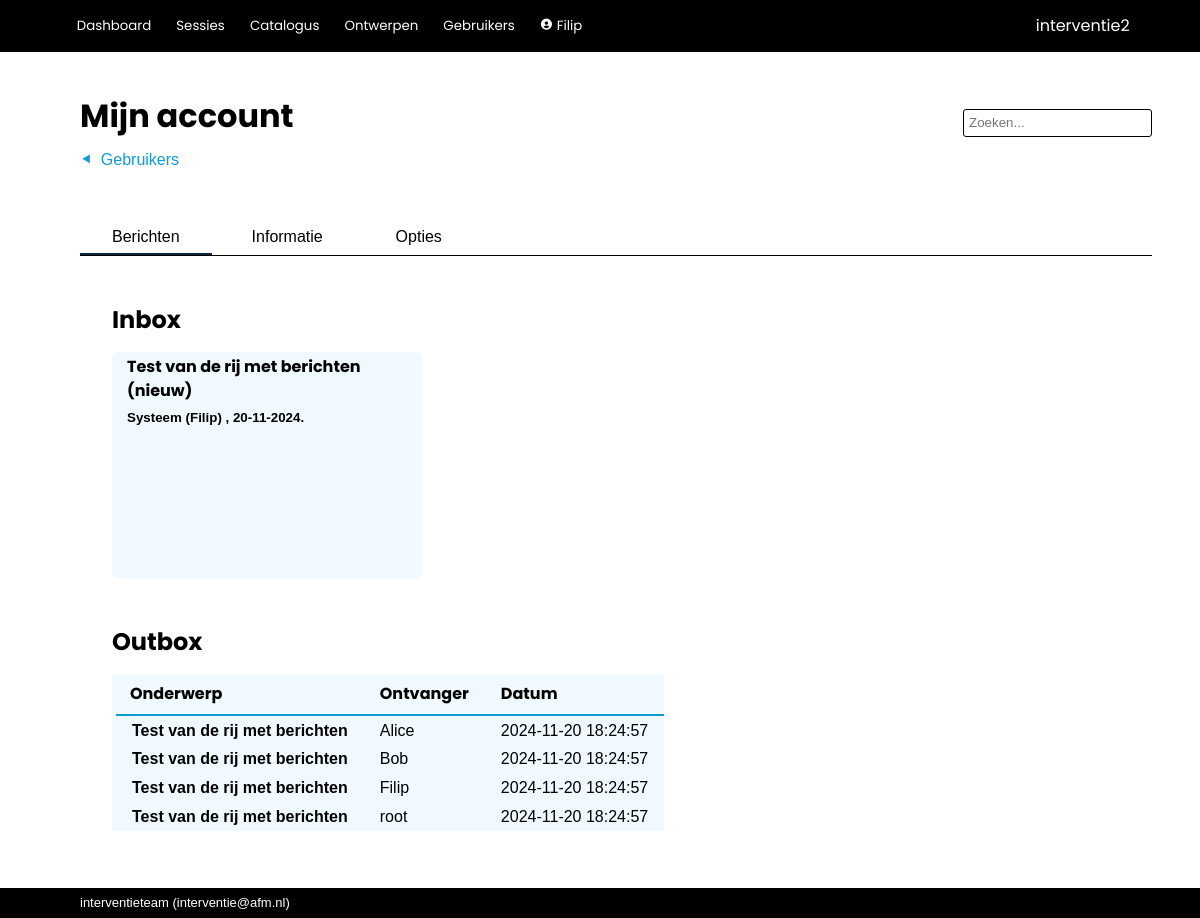
Before: /admin/user (signed in) with the older database file.
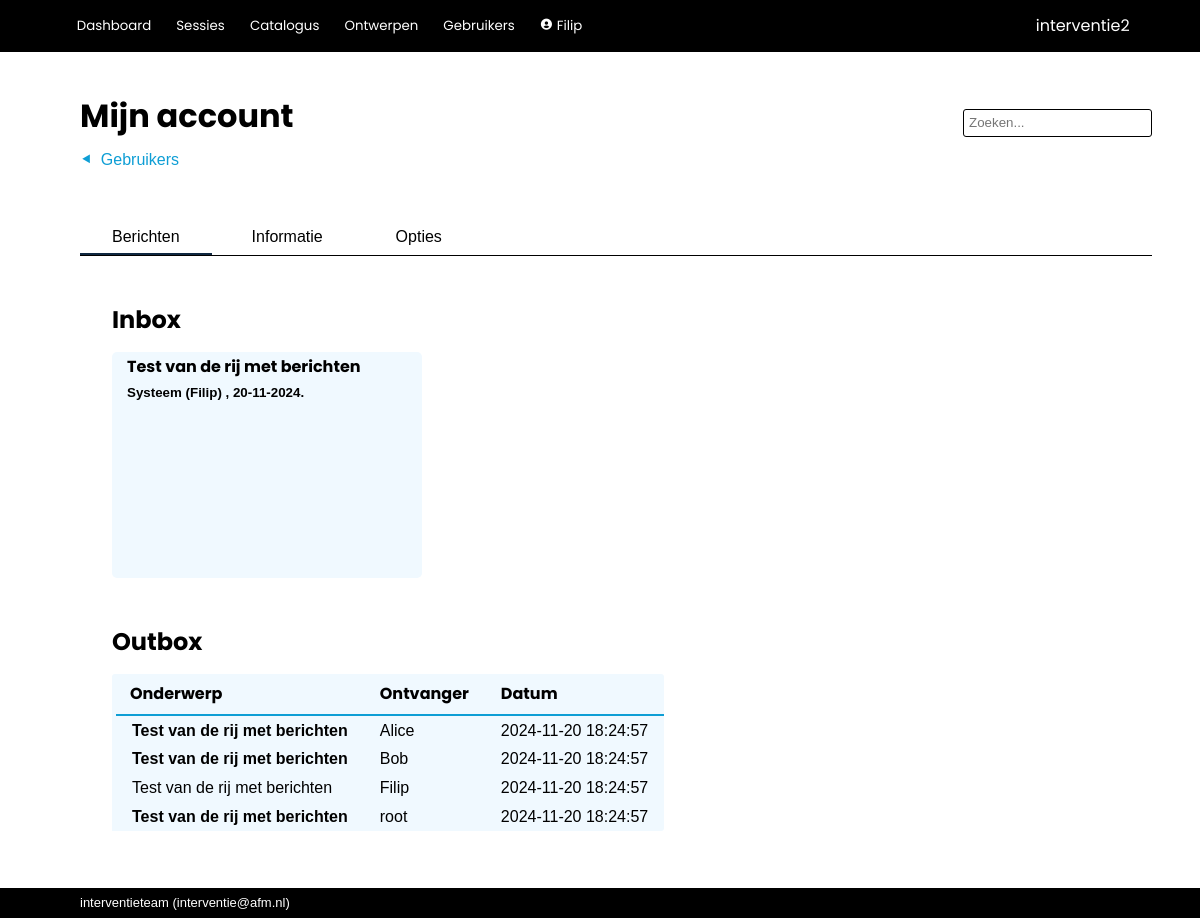
After: the same page with the newer database file.
### interventie2/models.py (models this page shows, shortened)
class User(db.Model, UserMixin):
    __tablename__ = 'users'
    id            = db.Column(db.Integer, primary_key=True)
    name          = db.Column(db.String(80), nullable=False, unique=True)
    password      = db.Column(db.String(200), nullable=False)
    role_id       = db.Column(db.Integer, db.ForeignKey('roles.id'), nullable=False, default=4) #references roles.id
    description   = db.Column(db.String(2000), nullable=False, default="")
    email         = db.Column(db.String(254))
    link          = db.Column(db.String(1000))
    active        = db.Column(db.Boolean, nullable=False, default=True)
    date_created  = db.Column(db.DateTime(timezone=True), server_default=func.now())
    last_seen     = db.Column(db.DateTime(timezone=True), server_default=func.now())
    role = relationship('Role')
    messages = relationship('Message', back_populates='recipient', foreign_keys="Message.recipient_id", cascade='all, delete-orphan')
    messages_sent = relationship('Message', back_populates='sender', foreign_keys="Message.sender_id")
    worksession = relationship('Worksession', back_populates='creator')
    plan = relationship('Plan', back_populates='creator')
    allowed_worksessions = relationship('Worksession', secondary='worksession_access', back_populates='allowed_users')
    owned_instruments = relationship('Instrument', back_populates='owner')
    def unread_messages(self):
        return sum(1 for message in self.messages if (message.unread) and (message.deliver_after.date() <= date.today()))
    def unread_message_alert(self):
        return self.unread_messages() > 0
    def messages_list(self):
        messages = []
        for message in self.messages:
            if message.deliver_after.date() <= date.today():
                messages.append(message)
        return messages
    def edit_allowed(self):
        if not current_user.is_authenticated:
            return False
        elif self.role.id == 1 and current_user.role.id != 1:
            return False
        elif current_user.role.edit_users:
            return True
        elif current_user == self:
            return True
        else:
            return False

class Message(db.Model):
    __tablename__ = 'messages'
    id            = db.Column(db.Integer, primary_key=True)
    date_created  = db.Column(db.DateTime(timezone=True), server_default=func.now())
    deliver_after = db.Column(db.DateTime(timezone=True), server_default=func.now())
    subject       = db.Column(db.String(500), nullable=False, default="")
    body          = db.Column(db.String(2000), nullable=False, default="")
    sender_id     = db.Column(db.Integer, db.ForeignKey('users.id'))
    recipient_id  = db.Column(db.Integer, db.ForeignKey('users.id'), nullable=False)
    unread        = db.Column(db.Boolean, nullable=False, default=True)
    archived      = db.Column(db.Boolean, nullable=False, default=True)
    system        = db.Column(db.Boolean, nullable=False, default=True)
    sender = relationship('User', foreign_keys=[sender_id])
    recipient = relationship('User', foreign_keys=[recipient_id])

### interventie2/admin/routes.py (the view)
@admin.route('/user/<int:id>')
@admin.route('/user')
@login_required
def user(id=None):
    if id is None: # Deze functie kan worden aangeroepen zonder argumenten en laat dan de current_user zien.
        id = current_user.id
    return render_template('admin/user.html', user=User.query.get(id))

### interventie2/models.py (called while the page is built)
@login_manager.user_loader
def load_user(user_id):
    return User.query.get(user_id)

### interventie2/admin/templates/admin/user.html (shortened to what this page needs)
{% extends 'base.html' %}
{% block steps %}
    {% if current_user.role.edit_users %}<a href="{{ url_for('admin.index') }}" class="step">Gebruikers</a>{% endif %}
{% endblock %}
{% block page_title %}
    {% if user == current_user %}
        Mijn account
    {% else %}
        {{ user.name }}
    {% endif %}
{% endblock %}
{% block tabs %}
    {% if current_user == user %}
        <button class="tablinks" onclick="switch_tab(event, 'us_messages')" id="defaultOpen">Berichten</button>
    {% endif %}
    <button class="tablinks" onclick="switch_tab(event, 'us_info')"  id="defaultOpen">Informatie</button>
    <button class="tablinks" onclick="switch_tab(event, 'us_options')">Opties</button>
{% endblock %}
{% block body %}
<div id="us_messages" class="tabcontent">
    <div class="text_area">
        {% if current_user == user %}
        <h1>Inbox</h1>
        {% if current_user.messages_list() | count > 0 %}
        <div class="card_area">
            {% for message in current_user.messages_list() %}
                <a href="{{ url_for('admin.message', message_id=message.id) }}">
                    <div class="card">
                        <div class="card_title">
                            {{ message.subject }} {% if message.unread %}(nieuw){% endif %}
                        </div>
                        <div class="card_info">
                            <p>
                                {% if message.system %}
                                    Systeem ({{ message.sender.name }})
                                {% else %}
                                    {{ message.sender.name }}
                                {% endif %}
                                , {{ message.date_created.strftime('%d-%m-%Y') }}.
                            </p>
                        </div>
                        <div class="card_description">
                        </div>
                    </div>
                </a>
            {% endfor %}
        </div>
        {% else %}
            <div>Geen berichten</div>
        {% endif %}
        <h1>Outbox</h1>
        {% if current_user.messages_sent | count > 0 %}
                <table class="sortable">
                    <thead>
                        <tr>
                            <th>Onderwerp</th>
                            <th>Ontvanger</th>
                            <th>Datum</th>
                        </tr>
                    </thead>
                    <tbody>
                    {% for message in current_user.messages_sent %}
                        <tr>
                            <td><a href="{{ url_for('admin.message', message_id=message.id) }}" {% if message.unread %} class="unread"{% endif %}>{{ message.subject }}</a></td>
                            <td>
                                <a href="{{ url_for('admin.user', id=message.recipient.id) }}">{{ message.recipient.name }}</a>
                            </td>
                            <td>{{ message.date_created }}</td>
                        </tr>
                    {% endfor %}
                </tbody>
                </table>
        {% else %}
            <div class="collapsible_content">Geen berichten</div>
        {% endif %}
        <br>
    {% endif %}
    </div>
</div>
{% endblock %}

### interventie2/templates/base.html (shortened to what this page needs)
<!DOCTYPE html>
<html lang="en">
    <head>
        <link rel="stylesheet" href="{{ url_for('static', filename='css/styles.css')}}">
        <link href="https://unpkg.com/boxicons@2.1.2/css/boxicons.min.css" rel="stylesheet">
    </head>
    <body>
        {% import 'jinja_macros.html' as macro %}
        <header>
            <div class="logo">{{ config['APP_NAME'] }}</div>
            <div class="modes">
                {% if current_user.is_authenticated %}
                    <button>
                        <a href="{{ url_for('main.index') }}">Dashboard</a>
                    </button>
                    <button>
                        <a href="{{ url_for('main.worksessions') }}">Sessies</a>
                    </button>
                    <button>
                        <a href="{{ url_for('catalog.index') }}">Catalogus</a>
                    </button>
                    {% if current_user.role.edit_questionnaire %}
                        <button>
                            <a href="{{ url_for('tools.index') }}">Ontwerpen</a>
                        </button>
                    {% endif %}
                    {% if current_user.role.edit_users %}
                        <button>
                            <a href="{{ url_for('admin.index') }}">Gebruikers</a>
                        </button>
                    {% endif %}
                    <button>
                        <a href="{{ url_for('admin.user', id=current_user.id) }}"><i class='bx bxs-user-circle'></i>
                            {{ current_user.name }}
                        </a>
                    </button>
                {% else %}
                    <button>
                        <a href="{{ url_for('main.login') }}">Login</a>
                    </button>
                {% endif %}
            </div>
        </header>
        <nav>
            <div class="title">{% block page_title %}{% endblock %}</div>
            {% if current_user.is_authenticated %}
                <form action="/analysis/search" method="get" class="search">
                    <input id="search" type="search"  name="q" value="{{ request.args.get('q') or '' }}" placeholder="Zoeken...">
                </form>
            {% endif %}
            <div class="steps">{% block steps %}{% endblock %}</div>
            <div class="tabs">{% block tabs %}{% endblock %}</div>
        </nav>
        <main>
            <section>{% block body %}{% endblock %}</section>
        </main>
        <footer>{{ config['MAINTAINER'] }} (<a href="mailto:{{ config['MAINTAINER_EMAIL'] }}">{{ config['MAINTAINER_EMAIL'] }}</a>)</footer>
    </body>
</html>

Changed rows visible on the page:
changed Message "Filip": no longer shows "(nieuw)"
